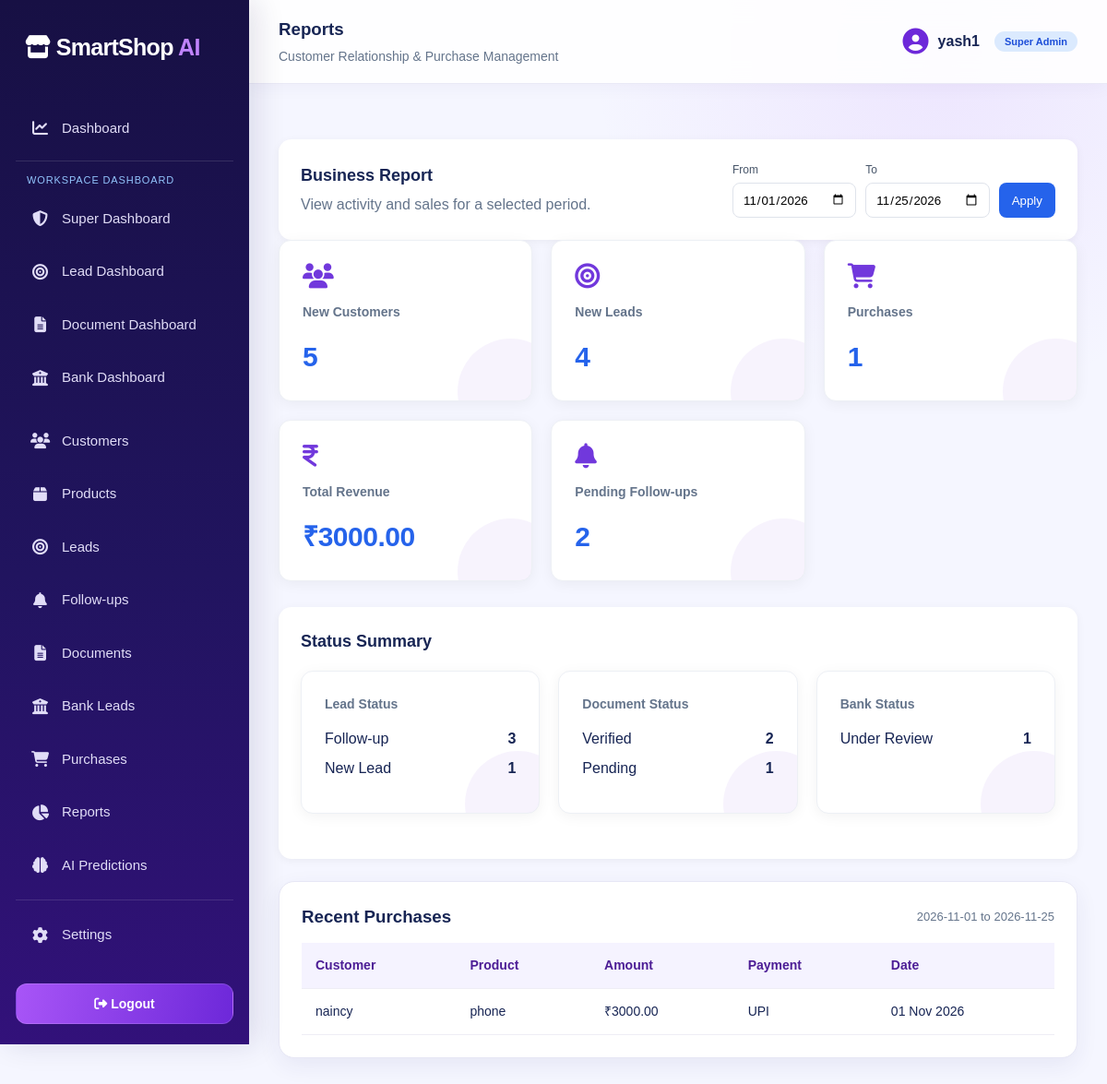
The app's page /reports/ (signed in) with its own data.
### crm/models.py (models this page shows, shortened)
class Purchase(models.Model):
    PAYMENT_CHOICES = [
        ('CASH', 'Cash'),
        ('BANK', 'Bank'),
        ('UPI', 'UPI'),
        ('CARD', 'Card'),
    ]
    lead = models.OneToOneField(
        Lead,
        on_delete=models.CASCADE
    )
    amount = models.DecimalField(
        max_digits=12,
        decimal_places=2
    )
    payment_method = models.CharField(
        max_length=20,
        choices=PAYMENT_CHOICES
    )
    purchase_date = models.DateField(
        auto_now_add=True
    )

class Lead(models.Model):
    STATUS = [
        ('NEW', 'New Lead'),
        ('INTERESTED', 'Interested'),
        ('FOLLOWUP', 'Follow-up'),
        ('RETURNED', 'Customer Returned'),
        ('DOCUMENT', 'Document Verification'),
        ('BANK', 'Bank Processing'),
        ('CONVERTED', 'Purchase Completed'),
        ('LOST', 'Lost Lead'),
    ]
    shop = models.ForeignKey(
        Shop,
        on_delete=models.CASCADE
    )
    customer = models.ForeignKey(
        Customer,
        on_delete=models.CASCADE
    )
    product = models.ForeignKey(
        Product,
        on_delete=models.SET_NULL,
        null=True
    )
    assigned_to = models.ForeignKey(
        User,
        on_delete=models.SET_NULL,
        null=True,
        blank=True,
        related_name='assigned_leads'
    )
    expected_purchase_date = models.DateField(
        null=True,
        blank=True
    )
    status = models.CharField(
        max_length=20,
        choices=STATUS,
        default='NEW'
    )
    notes = models.TextField(blank=True)
    created_at = models.DateTimeField(auto_now_add=True)

class Customer(models.Model):
    shop = models.ForeignKey(
        Shop,
        on_delete=models.CASCADE
    )
    name = models.CharField(max_length=150)
    phone = models.CharField(max_length=15)
    email = models.EmailField(blank=True)
    address = models.TextField(blank=True)
    created_at = models.DateTimeField(auto_now_add=True)

class Product(models.Model):
    shop = models.ForeignKey(
        Shop,
        on_delete=models.CASCADE
    )
    name = models.CharField(max_length=150)
    category = models.CharField(max_length=100)
    price = models.DecimalField(
        max_digits=10,
        decimal_places=2
    )
    description = models.TextField(blank=True)

### crm/views.py (the view)
# urls.py: path('reports/', views.reports, name='reports'),
@login_required
def reports(request):
    if _is_role_user(request.user):
        return _role_redirect(request.user)
    shop = get_user_shop(request.user)
    if not shop:
        return redirect('shop_register')
    today = timezone.localdate()
    date_from = request.GET.get('date_from')
    date_to = request.GET.get('date_to')
    try:
        start_date = timezone.datetime.strptime(date_from, '%Y-%m-%d').date() if date_from else today.replace(day=1)
    except ValueError:
        start_date = today.replace(day=1)
    try:
        end_date = timezone.datetime.strptime(date_to, '%Y-%m-%d').date() if date_to else today
    except ValueError:
        end_date = today
    if start_date > end_date:
        start_date, end_date = end_date, start_date
    purchases = Purchase.objects.filter(
        lead__shop=shop,
        purchase_date__gte=start_date,
        purchase_date__lte=end_date,
    ).select_related('lead__customer', 'lead__product')
    customers = Customer.objects.filter(
        shop=shop,
        created_at__date__gte=start_date,
        created_at__date__lte=end_date,
    )
    leads = Lead.objects.filter(
        shop=shop,
        created_at__date__gte=start_date,
        created_at__date__lte=end_date,
    )
    lead_status_counts = list(
        leads.values('status').annotate(count=Count('id')).order_by('-count')
    )
    lead_status_map = dict(Lead.STATUS)
    for item in lead_status_counts:
        item['label'] = lead_status_map.get(item['status'], item['status'])
    document_status_counts = list(
        CustomerDocument.objects.filter(
            lead__shop=shop,
            lead__created_at__date__gte=start_date,
            lead__created_at__date__lte=end_date,
        ).values('status').annotate(count=Count('id')).order_by('-count')
    )
    document_status_map = dict(CustomerDocument.STATUS_CHOICES)
    for item in document_status_counts:
        item['label'] = document_status_map.get(item['status'], item['status'])
    bank_status_counts = list(
        BankApplication.objects.filter(
            lead__shop=shop,
            lead__created_at__date__gte=start_date,
            lead__created_at__date__lte=end_date,
        ).values('status').annotate(count=Count('id')).order_by('-count')
    )
    bank_status_map = dict(BankApplication.STATUS_CHOICES)
    for item in bank_status_counts:
        item['label'] = bank_status_map.get(item['status'], item['status'])
    revenue = purchases.aggregate(total=Sum('amount'))['total'] or 0
    context = {
        'date_from': start_date.isoformat(),
        'date_to': end_date.isoformat(),
        'total_customers': customers.count(),
        'total_leads': leads.count(),
        'total_purchases': purchases.count(),
        'total_revenue': revenue,
        'pending_followups': FollowUp.objects.filter(
            lead__shop=shop,
            is_completed=False,
            reminder_date__gte=start_date,
            reminder_date__lte=end_date,
        ).count(),
        'lead_status_counts': lead_status_counts,
        'document_status_counts': document_status_counts,
        'bank_status_counts': bank_status_counts,
        'recent_purchases': purchases.order_by('-purchase_date', '-id')[:20],
    }
    return render(request, 'crm/reports.html', context)

### crm/views.py (called while the page is built, shortened)
def _is_role_user(user):
    return user.groups.filter(
        name__in=['Lead Manager', 'Document Manager', 'Bank Manager']
    ).exists()

def get_user_shop(user):
    try:
        if hasattr(user, 'staff_profile') and user.staff_profile and user.staff_profile.shop_id:
            return user.staff_profile.shop
    except Exception:
        pass

### templates/crm/reports.html (shortened to what this page needs)
{% extends 'crm/base.html' %}
{% block page_heading %}Reports{% endblock %}
{% block content %}
<div class="dashboard-section">
    <div style="display:flex; justify-content:space-between; align-items:center; flex-wrap:wrap; gap:12px;">
        <div>
            <h3 style="margin:0;">Business Report</h3>
            <p style="margin:6px 0 0; color:#64748b;">View activity and sales for a selected period.</p>
        </div>
        <form method="get" style="display:flex; align-items:end; gap:10px; flex-wrap:wrap;">
            <label style="display:grid; gap:5px; color:#475569; font-size:12px;">
                From
                <input type="date" name="date_from" value="{{ date_from }}" style="min-height:38px; padding:6px 10px; border:1px solid #dfe3eb; border-radius:8px;">
            </label>
            <label style="display:grid; gap:5px; color:#475569; font-size:12px;">
                To
                <input type="date" name="date_to" value="{{ date_to }}" style="min-height:38px; padding:6px 10px; border:1px solid #dfe3eb; border-radius:8px;">
            </label>
            <button type="submit" style="min-height:38px; border:0; border-radius:8px; padding:8px 14px; color:white; background:#2563eb;">Apply</button>
        </form>
    </div>
</div>
<div class="stats-grid">
    <div class="stat-card">
        <i class="fa-solid fa-users"></i>
        <h4>New Customers</h4>
        <h2>{{ total_customers|default:0 }}</h2>
    </div>
    <div class="stat-card">
        <i class="fa-solid fa-bullseye"></i>
        <h4>New Leads</h4>
        <h2>{{ total_leads|default:0 }}</h2>
    </div>
    <div class="stat-card">
        <i class="fa-solid fa-cart-shopping"></i>
        <h4>Purchases</h4>
        <h2>{{ total_purchases|default:0 }}</h2>
    </div>
    <div class="stat-card">
        <i class="fa-solid fa-indian-rupee-sign"></i>
        <h4>Total Revenue</h4>
        <h2>₹{{ total_revenue|floatformat:2 }}</h2>
    </div>
    <div class="stat-card">
        <i class="fa-solid fa-bell"></i>
        <h4>Pending Follow-ups</h4>
        <h2>{{ pending_followups|default:0 }}</h2>
    </div>
</div>
<div class="dashboard-section">
    <h3 style="margin-top:0;">Status Summary</h3>
    <div class="stats-grid">
        <div class="stat-card">
            <h4>Lead Status</h4>
            {% for item in lead_status_counts %}
                <p style="display:flex; justify-content:space-between; margin:8px 0;"><span>{{ item.label }}</span><strong>{{ item.count }}</strong></p>
            {% empty %}
                <p style="color:#64748b;">No leads in this period.</p>
            {% endfor %}
        </div>
        <div class="stat-card">
            <h4>Document Status</h4>
            {% for item in document_status_counts %}
                <p style="display:flex; justify-content:space-between; margin:8px 0;"><span>{{ item.label }}</span><strong>{{ item.count }}</strong></p>
            {% empty %}
                <p style="color:#64748b;">No documents in this period.</p>
            {% endfor %}
        </div>
        <div class="stat-card">
            <h4>Bank Status</h4>
            {% for item in bank_status_counts %}
                <p style="display:flex; justify-content:space-between; margin:8px 0;"><span>{{ item.label }}</span><strong>{{ item.count }}</strong></p>
            {% empty %}
                <p style="color:#64748b;">No bank applications in this period.</p>
            {% endfor %}
        </div>
    </div>
</div>
<div class="table-container">
    <div class="table-header" style="display:flex; justify-content:space-between; align-items:center; margin-bottom:14px;">
        <h3 style="margin:0;">Recent Purchases</h3>
        <span style="color:#64748b; font-size:13px;">{{ date_from }} to {{ date_to }}</span>
    </div>
    <table>
        <thead>
            <tr>
                <th>Customer</th>
                <th>Product</th>
                <th>Amount</th>
                <th>Payment</th>
                <th>Date</th>
            </tr>
        </thead>
        <tbody>
            {% for purchase in recent_purchases %}
            <tr>
                <td>{{ purchase.lead.customer.name }}</td>
                <td>{{ purchase.lead.product.name|default:"-" }}</td>
                <td>₹{{ purchase.amount|floatformat:2 }}</td>
                <td>{{ purchase.get_payment_method_display }}</td>
                <td>{{ purchase.purchase_date|date:"d M Y" }}</td>
            </tr>
            {% empty %}
            <tr>
                <td colspan="5" style="text-align:center; color:#64748b;">No purchases found for this period.</td>
            </tr>
            {% endfor %}
        </tbody>
    </table>
</div>
{% endblock %}

### templates/crm/base.html (shortened to what this page needs)
{% load static %}
<!DOCTYPE html>
<html lang="en">
<head>
    <link rel="stylesheet" href="{% static 'css/app.css' %}">
    <link rel="stylesheet"
          href="https://cdnjs.cloudflare.com/ajax/libs/font-awesome/6.5.0/css/all.min.css">
</head>
<body>
<div class="layout">
    <aside class="sidebar">
        <div class="logo">
            <i class="fa-solid fa-store"></i>
            SmartShop <span>AI</span>
        </div>
        <nav>
            {% if request.user.groups.all.0.name == "Lead Manager" %}
                <a href="{% url 'lead_dashboard' %}">
                    <i class="fa-solid fa-chart-line"></i> Dashboard
                </a>
                <a href="{% url 'leads' %}">
                    <i class="fa-solid fa-bullseye"></i> Leads
                </a>
                <a href="{% url 'customers' %}">
                    <i class="fa-solid fa-users"></i> Customers
                </a>
                <a href="{% url 'followups' %}">
                    <i class="fa-solid fa-bell"></i> Follow-ups
                </a>
            {% elif request.user.is_superuser %}
                <a href="{% url 'dashboard' %}">
                    <i class="fa-solid fa-chart-line"></i> Dashboard
                </a>
                <div class="dashboard-links">
                    <small>WORKSPACE DASHBOARD</small>
                    <a href="{% url 'superuser_dashboard' %}">
                        <i class="fa-solid fa-shield-halved"></i> Super Dashboard
                    </a>
                    <a href="{% url 'lead_dashboard' %}">
                        <i class="fa-solid fa-bullseye"></i> Lead Dashboard
                    </a>
                    <a href="{% url 'document_dashboard' %}">
                        <i class="fa-solid fa-file-lines"></i> Document Dashboard
                    </a>
                    <a href="{% url 'bank_dashboard' %}">
                        <i class="fa-solid fa-building-columns"></i> Bank Dashboard
                    </a>
                </div>
                <a href="{% url 'customers' %}">
                    <i class="fa-solid fa-users"></i> Customers
                </a>
                <a href="{% url 'products' %}">
                    <i class="fa-solid fa-box"></i> Products
                </a>
                <a href="{% url 'leads' %}">
                    <i class="fa-solid fa-bullseye"></i> Leads
                </a>
                <a href="{% url 'followups' %}">
                    <i class="fa-solid fa-bell"></i> Follow-ups
                </a>
                <a href="{% url 'documents' %}">
                    <i class="fa-solid fa-file-lines"></i> Documents
                </a>
                <a href="{% url 'banks' %}">
                    <i class="fa-solid fa-building-columns"></i> Bank Leads
                </a>
                <a href="{% url 'purchases' %}">
                    <i class="fa-solid fa-cart-shopping"></i> Purchases
                </a>
                <a href="{% url 'reports' %}">
                    <i class="fa-solid fa-chart-pie"></i> Reports
                </a>
                <a href="{% url 'ai_predictions' %}">
                    <i class="fa-solid fa-brain"></i> AI Predictions
                </a>
            {% endif %}
            <div style="margin-top: 12px; padding-top: 12px; border-top: 1px solid rgba(255, 255, 255, 0.12);">
                <a href="{% url 'settings' %}">
                    <i class="fa-solid fa-gear"></i> Settings
                </a>
            </div>
        </nav>
        <div class="sidebar-bottom">
            <form method="POST" action="{% url 'logout' %}">
                <button type="submit">
                    <i class="fa-solid fa-right-from-bracket"></i>
                    Logout
                </button>
            </form>
        </div>
    </aside>
    <main class="main-content">
        <header class="topbar">
            <div>
                <h3>{% block page_heading %}Dashboard{% endblock %}</h3>
                <p>Customer Relationship & Purchase Management</p>
            </div>
            <a href="{% url 'settings' %}" class="profile" style="text-decoration:none; color:inherit;" title="Go to Settings">
                <i class="fa-solid fa-circle-user"></i>
                {{ request.user.username }}
                {% if request.user.is_superuser %}
                    <span class="badge-count" style="font-size: 11px; margin-left: 6px;">Super Admin</span>
                {% elif request.user.groups.all.0.name %}
                    <span class="badge-count" style="font-size: 11px; margin-left: 6px;">{{ request.user.groups.all.0.name }}</span>
                {% endif %}
            </a>
        </header>
        <section class="page-content">
            {% block content %}
            {% endblock %}
        </section>
    </main>
</div>
</body>
</html>

### records on screen
Purchase: lead.customer.name "naincy", lead.product.name "phone", amount "3000.00", payment_method "UPI", purchase_date "01 Nov 2026"

### other values on screen
{{ request.user.username }} "yash1"
{{ total_customers|default:0 }} "5"
{{ total_leads|default:0 }} "4"
{{ total_purchases|default:0 }} "1"
{{ total_revenue|floatformat:2 }} "3000.00"
{{ pending_followups|default:0 }} "2"
{{ item.label }} "Follow-up" "New Lead"
{{ item.count }} "3" "1"
{{ item.label }} "Verified" "Pending"
{{ item.count }} "2" "1"
{{ item.label }} "Under Review"
{{ item.count }} "1"
{{ date_from }} "2026-11-01"
{{ date_to }} "2026-11-25"
